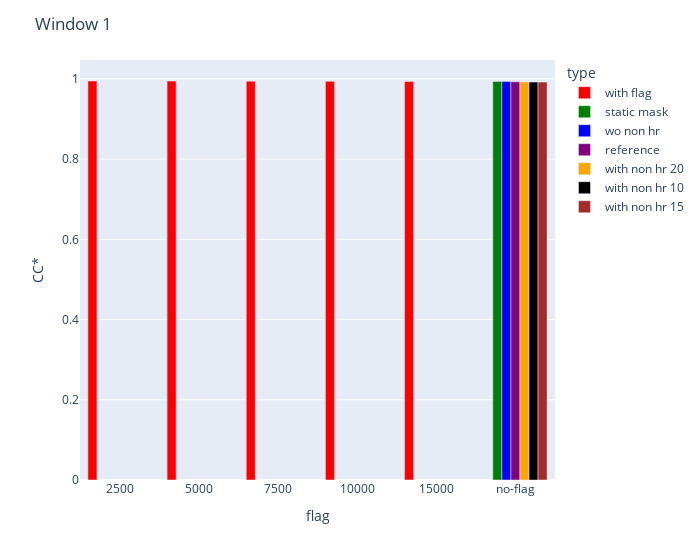
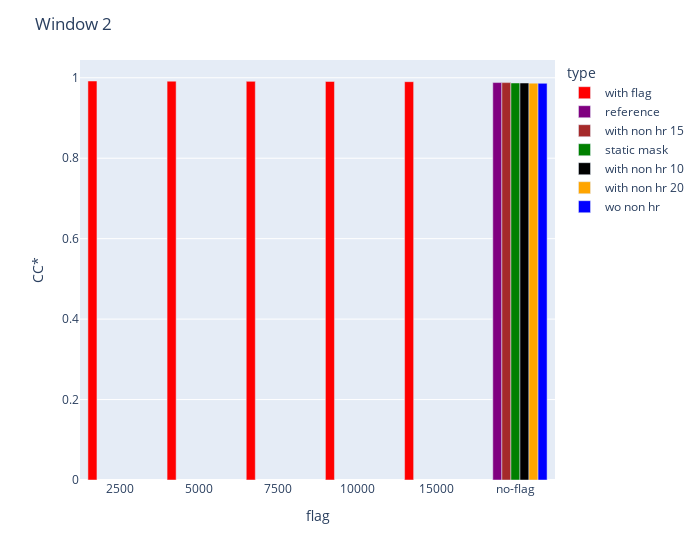
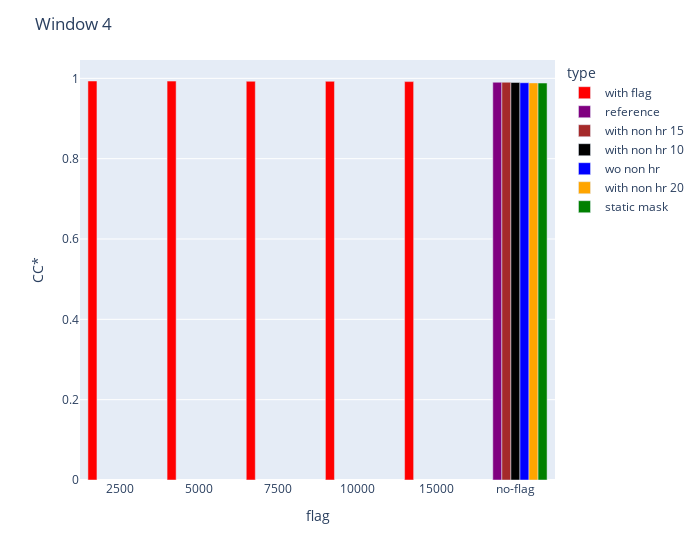
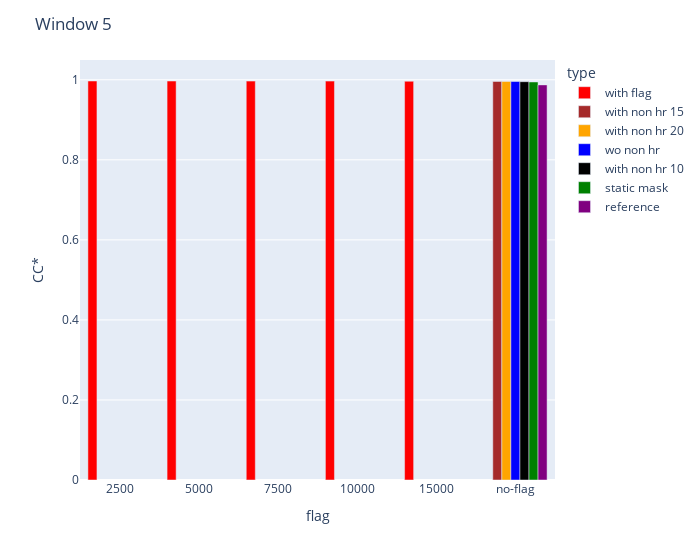

Source (notebook cell) for these figures, in order:
### Code cell
plot_custom_bar(df_concat, '1', 'CC*')
plot_custom_bar(df_concat, '2', 'CC*')
plot_custom_bar(df_concat, '4', 'CC*')
plot_custom_bar(df_concat, '5', 'CC*')
plot_custom_bar(df_concat, '6.1', 'CC*')
plot_custom_bar(df_concat, '6.2', 'CC*')
plot_custom_bar(df_concat, '9', 'CC*')

### Figure 1 — Plotly figure (JSON) as saved in the notebook; plotly's stock layout.template omitted (floating-point values rounded to 4 significant figures)
{"data": [{"alignmentgroup": "True", "hovertemplate": "type=with flag<br>flag=%{x}<br>CC*=%{y}<extra></extra>", "legendgroup": "with flag", "marker": {"color": "red", "pattern": {"shape": ""}}, "name": "with flag", "offsetgroup": "with flag", "orientation": "v", "showlegend": true, "textposition": "auto", "type": "bar", "x": ["2500", "5000", "10000", "7500", "15000"], "xaxis": "x", "y": [0.9947, 0.9945, 0.9943, 0.9938, 0.9936], "yaxis": "y"}, {"alignmentgroup": "True", "hovertemplate": "type=static mask<br>flag=%{x}<br>CC*=%{y}<extra></extra>", "legendgroup": "static mask", "marker": {"color": "green", "pattern": {"shape": ""}}, "name": "static mask", "offsetgroup": "static mask", "orientation": "v", "showlegend": true, "textposition": "auto", "type": "bar", "x": ["no-flag"], "xaxis": "x", "y": [0.9935], "yaxis": "y"}, {"alignmentgroup": "True", "hovertemplate": "type=wo non hr<br>flag=%{x}<br>CC*=%{y}<extra></extra>", "legendgroup": "wo non hr", "marker": {"color": "blue", "pattern": {"shape": ""}}, "name": "wo non hr", "offsetgroup": "wo non hr", "orientation": "v", "showlegend": true, "textposition": "auto", "type": "bar", "x": ["no-flag"], "xaxis": "x", "y": [0.9932], "yaxis": "y"}, {"alignmentgroup": "True", "hovertemplate": "type=reference<br>flag=%{x}<br>CC*=%{y}<extra></extra>", "legendgroup": "reference", "marker": {"color": "purple", "pattern": {"shape": ""}}, "name": "reference", "offsetgroup": "reference", "orientation": "v", "showlegend": true, "textposition": "auto", "type": "bar", "x": ["no-flag"], "xaxis": "x", "y": [0.9926], "yaxis": "y"}, {"alignmentgroup": "True", "hovertemplate": "type=with non hr 20<br>flag=%{x}<br>CC*=%{y}<extra></extra>", "legendgroup": "with non hr 20", "marker": {"color": "orange", "pattern": {"shape": ""}}, "name": "with non hr 20", "offsetgroup": "with non hr 20", "orientation": "v", "showlegend": true, "textposition": "auto", "type": "bar", "x": ["no-flag"], "xaxis": "x", "y": [0.9924], "yaxis": "y"}, {"alignmentgroup": "True", "hovertemplate": "type=with non hr 10<br>flag=%{x}<br>CC*=%{y}<extra></extra>", "legendgroup": "with non hr 10", "marker": {"color": "black", "pattern": {"shape": ""}}, "name": "with non hr 10", "offsetgroup": "with non hr 10", "orientation": "v", "showlegend": true, "textposition": "auto", "type": "bar", "x": ["no-flag"], "xaxis": "x", "y": [0.9919], "yaxis": "y"}, {"alignmentgroup": "True", "hovertemplate": "type=with non hr 15<br>flag=%{x}<br>CC*=%{y}<extra></extra>", "legendgroup": "with non hr 15", "marker": {"color": "brown", "pattern": {"shape": ""}}, "name": "with non hr 15", "offsetgroup": "with non hr 15", "orientation": "v", "showlegend": true, "textposition": "auto", "type": "bar", "x": ["no-flag"], "xaxis": "x", "y": [0.9919], "yaxis": "y"}], "layout": {"barmode": "group", "legend": {"title": {"text": "type"}, "tracegroupgap": 0}, "margin": {"t": 60}, "showlegend": true, "title": {"text": "Window 1"}, "width": 700, "xaxis": {"anchor": "y", "domain": [0, 1], "ticktext": ["2500", "5000", "7500", "10000", "15000", "no-flag"], "tickvals": [0, 1, 2, 3, 4, 5], "title": {"text": "flag"}}, "yaxis": {"anchor": "x", "domain": [0, 1], "title": {"text": "CC*"}}}}

### Figure 2 — Plotly figure (JSON) as saved in the notebook; plotly's stock layout.template omitted (floating-point values rounded to 4 significant figures)
{"data": [{"alignmentgroup": "True", "hovertemplate": "type=with flag<br>flag=%{x}<br>CC*=%{y}<extra></extra>", "legendgroup": "with flag", "marker": {"color": "red", "pattern": {"shape": ""}}, "name": "with flag", "offsetgroup": "with flag", "orientation": "v", "showlegend": true, "textposition": "auto", "type": "bar", "x": ["2500", "5000", "10000", "7500", "15000"], "xaxis": "x", "y": [0.992, 0.9916, 0.9911, 0.9909, 0.9903], "yaxis": "y"}, {"alignmentgroup": "True", "hovertemplate": "type=reference<br>flag=%{x}<br>CC*=%{y}<extra></extra>", "legendgroup": "reference", "marker": {"color": "purple", "pattern": {"shape": ""}}, "name": "reference", "offsetgroup": "reference", "orientation": "v", "showlegend": true, "textposition": "auto", "type": "bar", "x": ["no-flag"], "xaxis": "x", "y": [0.9881], "yaxis": "y"}, {"alignmentgroup": "True", "hovertemplate": "type=with non hr 15<br>flag=%{x}<br>CC*=%{y}<extra></extra>", "legendgroup": "with non hr 15", "marker": {"color": "brown", "pattern": {"shape": ""}}, "name": "with non hr 15", "offsetgroup": "with non hr 15", "orientation": "v", "showlegend": true, "textposition": "auto", "type": "bar", "x": ["no-flag"], "xaxis": "x", "y": [0.988], "yaxis": "y"}, {"alignmentgroup": "True", "hovertemplate": "type=static mask<br>flag=%{x}<br>CC*=%{y}<extra></extra>", "legendgroup": "static mask", "marker": {"color": "green", "pattern": {"shape": ""}}, "name": "static mask", "offsetgroup": "static mask", "orientation": "v", "showlegend": true, "textposition": "auto", "type": "bar", "x": ["no-flag"], "xaxis": "x", "y": [0.9871], "yaxis": "y"}, {"alignmentgroup": "True", "hovertemplate": "type=with non hr 10<br>flag=%{x}<br>CC*=%{y}<extra></extra>", "legendgroup": "with non hr 10", "marker": {"color": "black", "pattern": {"shape": ""}}, "name": "with non hr 10", "offsetgroup": "with non hr 10", "orientation": "v", "showlegend": true, "textposition": "auto", "type": "bar", "x": ["no-flag"], "xaxis": "x", "y": [0.987], "yaxis": "y"}, {"alignmentgroup": "True", "hovertemplate": "type=with non hr 20<br>flag=%{x}<br>CC*=%{y}<extra></extra>", "legendgroup": "with non hr 20", "marker": {"color": "orange", "pattern": {"shape": ""}}, "name": "with non hr 20", "offsetgroup": "with non hr 20", "orientation": "v", "showlegend": true, "textposition": "auto", "type": "bar", "x": ["no-flag"], "xaxis": "x", "y": [0.9867], "yaxis": "y"}, {"alignmentgroup": "True", "hovertemplate": "type=wo non hr<br>flag=%{x}<br>CC*=%{y}<extra></extra>", "legendgroup": "wo non hr", "marker": {"color": "blue", "pattern": {"shape": ""}}, "name": "wo non hr", "offsetgroup": "wo non hr", "orientation": "v", "showlegend": true, "textposition": "auto", "type": "bar", "x": ["no-flag"], "xaxis": "x", "y": [0.9862], "yaxis": "y"}], "layout": {"barmode": "group", "legend": {"title": {"text": "type"}, "tracegroupgap": 0}, "margin": {"t": 60}, "showlegend": true, "title": {"text": "Window 2"}, "width": 700, "xaxis": {"anchor": "y", "domain": [0, 1], "ticktext": ["2500", "5000", "7500", "10000", "15000", "no-flag"], "tickvals": [0, 1, 2, 3, 4, 5], "title": {"text": "flag"}}, "yaxis": {"anchor": "x", "domain": [0, 1], "title": {"text": "CC*"}}}}

### Figure 3 — Plotly figure (JSON) as saved in the notebook; plotly's stock layout.template omitted (floating-point values rounded to 4 significant figures)
{"data": [{"alignmentgroup": "True", "hovertemplate": "type=with flag<br>flag=%{x}<br>CC*=%{y}<extra></extra>", "legendgroup": "with flag", "marker": {"color": "red", "pattern": {"shape": ""}}, "name": "with flag", "offsetgroup": "with flag", "orientation": "v", "showlegend": true, "textposition": "auto", "type": "bar", "x": ["2500", "5000", "7500", "10000", "15000"], "xaxis": "x", "y": [0.9934, 0.9931, 0.9927, 0.9926, 0.9919], "yaxis": "y"}, {"alignmentgroup": "True", "hovertemplate": "type=reference<br>flag=%{x}<br>CC*=%{y}<extra></extra>", "legendgroup": "reference", "marker": {"color": "purple", "pattern": {"shape": ""}}, "name": "reference", "offsetgroup": "reference", "orientation": "v", "showlegend": true, "textposition": "auto", "type": "bar", "x": ["no-flag"], "xaxis": "x", "y": [0.9903], "yaxis": "y"}, {"alignmentgroup": "True", "hovertemplate": "type=with non hr 15<br>flag=%{x}<br>CC*=%{y}<extra></extra>", "legendgroup": "with non hr 15", "marker": {"color": "brown", "pattern": {"shape": ""}}, "name": "with non hr 15", "offsetgroup": "with non hr 15", "orientation": "v", "showlegend": true, "textposition": "auto", "type": "bar", "x": ["no-flag"], "xaxis": "x", "y": [0.9903], "yaxis": "y"}, {"alignmentgroup": "True", "hovertemplate": "type=with non hr 10<br>flag=%{x}<br>CC*=%{y}<extra></extra>", "legendgroup": "with non hr 10", "marker": {"color": "black", "pattern": {"shape": ""}}, "name": "with non hr 10", "offsetgroup": "with non hr 10", "orientation": "v", "showlegend": true, "textposition": "auto", "type": "bar", "x": ["no-flag"], "xaxis": "x", "y": [0.9899], "yaxis": "y"}, {"alignmentgroup": "True", "hovertemplate": "type=wo non hr<br>flag=%{x}<br>CC*=%{y}<extra></extra>", "legendgroup": "wo non hr", "marker": {"color": "blue", "pattern": {"shape": ""}}, "name": "wo non hr", "offsetgroup": "wo non hr", "orientation": "v", "showlegend": true, "textposition": "auto", "type": "bar", "x": ["no-flag"], "xaxis": "x", "y": [0.9891], "yaxis": "y"}, {"alignmentgroup": "True", "hovertemplate": "type=with non hr 20<br>flag=%{x}<br>CC*=%{y}<extra></extra>", "legendgroup": "with non hr 20", "marker": {"color": "orange", "pattern": {"shape": ""}}, "name": "with non hr 20", "offsetgroup": "with non hr 20", "orientation": "v", "showlegend": true, "textposition": "auto", "type": "bar", "x": ["no-flag"], "xaxis": "x", "y": [0.9887], "yaxis": "y"}, {"alignmentgroup": "True", "hovertemplate": "type=static mask<br>flag=%{x}<br>CC*=%{y}<extra></extra>", "legendgroup": "static mask", "marker": {"color": "green", "pattern": {"shape": ""}}, "name": "static mask", "offsetgroup": "static mask", "orientation": "v", "showlegend": true, "textposition": "auto", "type": "bar", "x": ["no-flag"], "xaxis": "x", "y": [0.9883], "yaxis": "y"}], "layout": {"barmode": "group", "legend": {"title": {"text": "type"}, "tracegroupgap": 0}, "margin": {"t": 60}, "showlegend": true, "title": {"text": "Window 4"}, "width": 700, "xaxis": {"anchor": "y", "domain": [0, 1], "ticktext": ["2500", "5000", "7500", "10000", "15000", "no-flag"], "tickvals": [0, 1, 2, 3, 4, 5], "title": {"text": "flag"}}, "yaxis": {"anchor": "x", "domain": [0, 1], "title": {"text": "CC*"}}}}

### Figure 4 — Plotly figure (JSON) as saved in the notebook; plotly's stock layout.template omitted (floating-point values rounded to 4 significant figures)
{"data": [{"alignmentgroup": "True", "hovertemplate": "type=with flag<br>flag=%{x}<br>CC*=%{y}<extra></extra>", "legendgroup": "with flag", "marker": {"color": "red", "pattern": {"shape": ""}}, "name": "with flag", "offsetgroup": "with flag", "orientation": "v", "showlegend": true, "textposition": "auto", "type": "bar", "x": ["2500", "5000", "10000", "7500", "15000"], "xaxis": "x", "y": [0.9969, 0.9968, 0.9966, 0.9966, 0.9963], "yaxis": "y"}, {"alignmentgroup": "True", "hovertemplate": "type=with non hr 15<br>flag=%{x}<br>CC*=%{y}<extra></extra>", "legendgroup": "with non hr 15", "marker": {"color": "brown", "pattern": {"shape": ""}}, "name": "with non hr 15", "offsetgroup": "with non hr 15", "orientation": "v", "showlegend": true, "textposition": "auto", "type": "bar", "x": ["no-flag"], "xaxis": "x", "y": [0.9958], "yaxis": "y"}, {"alignmentgroup": "True", "hovertemplate": "type=with non hr 20<br>flag=%{x}<br>CC*=%{y}<extra></extra>", "legendgroup": "with non hr 20", "marker": {"color": "orange", "pattern": {"shape": ""}}, "name": "with non hr 20", "offsetgroup": "with non hr 20", "orientation": "v", "showlegend": true, "textposition": "auto", "type": "bar", "x": ["no-flag"], "xaxis": "x", "y": [0.9958], "yaxis": "y"}, {"alignmentgroup": "True", "hovertemplate": "type=wo non hr<br>flag=%{x}<br>CC*=%{y}<extra></extra>", "legendgroup": "wo non hr", "marker": {"color": "blue", "pattern": {"shape": ""}}, "name": "wo non hr", "offsetgroup": "wo non hr", "orientation": "v", "showlegend": true, "textposition": "auto", "type": "bar", "x": ["no-flag"], "xaxis": "x", "y": [0.9956], "yaxis": "y"}, {"alignmentgroup": "True", "hovertemplate": "type=with non hr 10<br>flag=%{x}<br>CC*=%{y}<extra></extra>", "legendgroup": "with non hr 10", "marker": {"color": "black", "pattern": {"shape": ""}}, "name": "with non hr 10", "offsetgroup": "with non hr 10", "orientation": "v", "showlegend": true, "textposition": "auto", "type": "bar", "x": ["no-flag"], "xaxis": "x", "y": [0.9952], "yaxis": "y"}, {"alignmentgroup": "True", "hovertemplate": "type=static mask<br>flag=%{x}<br>CC*=%{y}<extra></extra>", "legendgroup": "static mask", "marker": {"color": "green", "pattern": {"shape": ""}}, "name": "static mask", "offsetgroup": "static mask", "orientation": "v", "showlegend": true, "textposition": "auto", "type": "bar", "x": ["no-flag"], "xaxis": "x", "y": [0.9945], "yaxis": "y"}, {"alignmentgroup": "True", "hovertemplate": "type=reference<br>flag=%{x}<br>CC*=%{y}<extra></extra>", "legendgroup": "reference", "marker": {"color": "purple", "pattern": {"shape": ""}}, "name": "reference", "offsetgroup": "reference", "orientation": "v", "showlegend": true, "textposition": "auto", "type": "bar", "x": ["no-flag"], "xaxis": "x", "y": [0.9872], "yaxis": "y"}], "layout": {"barmode": "group", "legend": {"title": {"text": "type"}, "tracegroupgap": 0}, "margin": {"t": 60}, "showlegend": true, "title": {"text": "Window 5"}, "width": 700, "xaxis": {"anchor": "y", "domain": [0, 1], "ticktext": ["2500", "5000", "7500", "10000", "15000", "no-flag"], "tickvals": [0, 1, 2, 3, 4, 5], "title": {"text": "flag"}}, "yaxis": {"anchor": "x", "domain": [0, 1], "title": {"text": "CC*"}}}}
